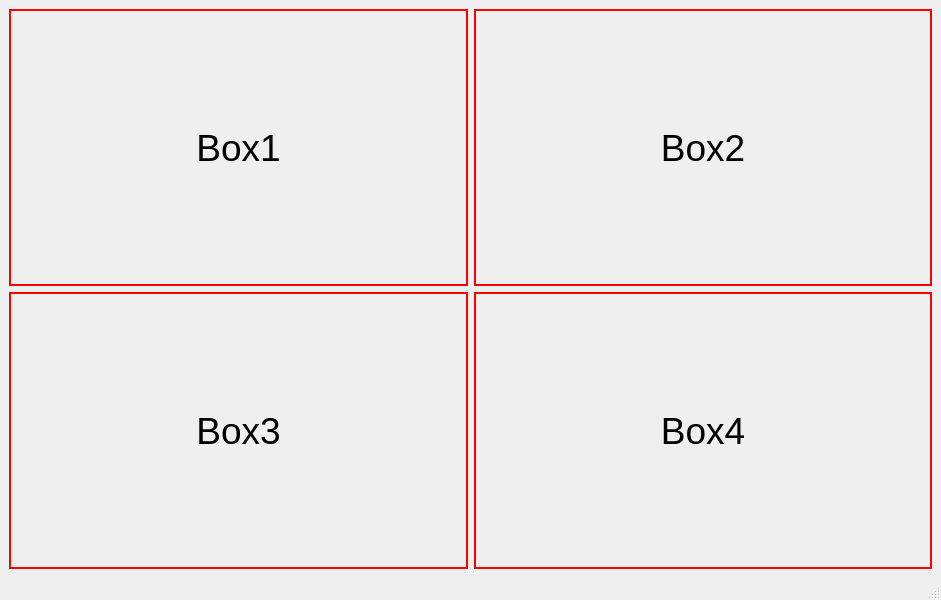
<?xml version="1.0" encoding="UTF-8"?>
<ui version="4.0">
 <class>MainWindow</class>
 <widget class="QMainWindow" name="MainWindow">
  <property name="geometry">
   <rect>
    <x>0</x>
    <y>0</y>
    <width>941</width>
    <height>600</height>
   </rect>
  </property>
  <property name="windowTitle">
   <string>MainWindow</string>
  </property>
  <property name="styleSheet">
   <string notr="true">QLabel{
border: 2px solid red;
}</string>
  </property>
  <widget class="QWidget" name="centralwidget">
   <layout class="QHBoxLayout" name="horizontalLayout">
    <item>
     <layout class="QGridLayout" name="gridLayout">
      <item row="0" column="0">
       <widget class="QLabel" name="label_2">
        <property name="font">
         <font>
          <pointsize>28</pointsize>
         </font>
        </property>
        <property name="styleSheet">
         <string notr="true"/>
        </property>
        <property name="text">
         <string>Box1</string>
        </property>
        <property name="alignment">
         <set>Qt::AlignmentFlag::AlignCenter</set>
        </property>
       </widget>
      </item>
      <item row="1" column="0">
       <widget class="QLabel" name="label">
        <property name="font">
         <font>
          <pointsize>28</pointsize>
         </font>
        </property>
        <property name="text">
         <string>Box3</string>
        </property>
        <property name="alignment">
         <set>Qt::AlignmentFlag::AlignCenter</set>
        </property>
       </widget>
      </item>
      <item row="0" column="1">
       <widget class="QLabel" name="label_3">
        <property name="font">
         <font>
          <pointsize>28</pointsize>
         </font>
        </property>
        <property name="text">
         <string>Box2</string>
        </property>
        <property name="alignment">
         <set>Qt::AlignmentFlag::AlignCenter</set>
        </property>
       </widget>
      </item>
      <item row="1" column="1">
       <widget class="QLabel" name="label_4">
        <property name="font">
         <font>
          <pointsize>28</pointsize>
         </font>
        </property>
        <property name="text">
         <string>Box4</string>
        </property>
        <property name="alignment">
         <set>Qt::AlignmentFlag::AlignCenter</set>
        </property>
       </widget>
      </item>
     </layout>
    </item>
   </layout>
  </widget>
  <widget class="QMenuBar" name="menubar">
   <property name="geometry">
    <rect>
     <x>0</x>
     <y>0</y>
     <width>941</width>
     <height>25</height>
    </rect>
   </property>
  </widget>
  <widget class="QStatusBar" name="statusbar"/>
 </widget>
 <resources/>
 <connections/>
</ui>
